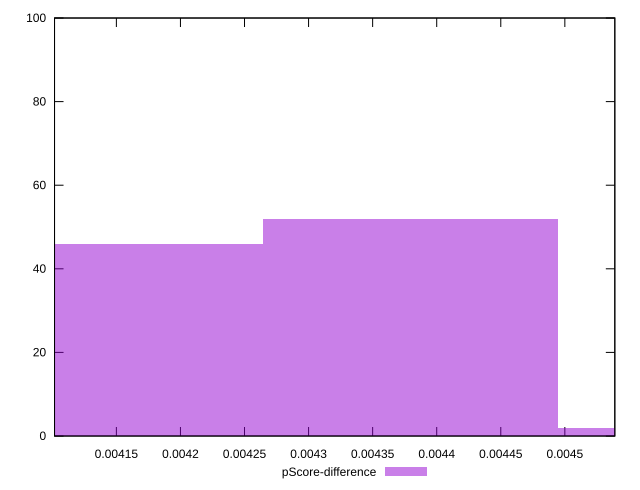

This chart was generated by the following gnuplot code:
reset

$pScoreDifference <<EOF
0.004379661018137827 52
0.004149152543498995 46
0.0046101694927766605 2
EOF

set key outside below
set boxwidth 0.00023050847463883302
set xrange [0.004101736473263062:0.004539003475214798]
set yrange [0:100]
set trange [0:100]
set style fill transparent solid 0.5 noborder
set terminal svg size 640, 490 enhanced background rgb 'white'
set output "reports/report_00031_2021-02-24T23-18-18.084Z/uses-long-cache-ttl/samples/music/pScore-difference/histogram.svg"

plot $pScoreDifference title "pScore-difference" with boxes

reset
